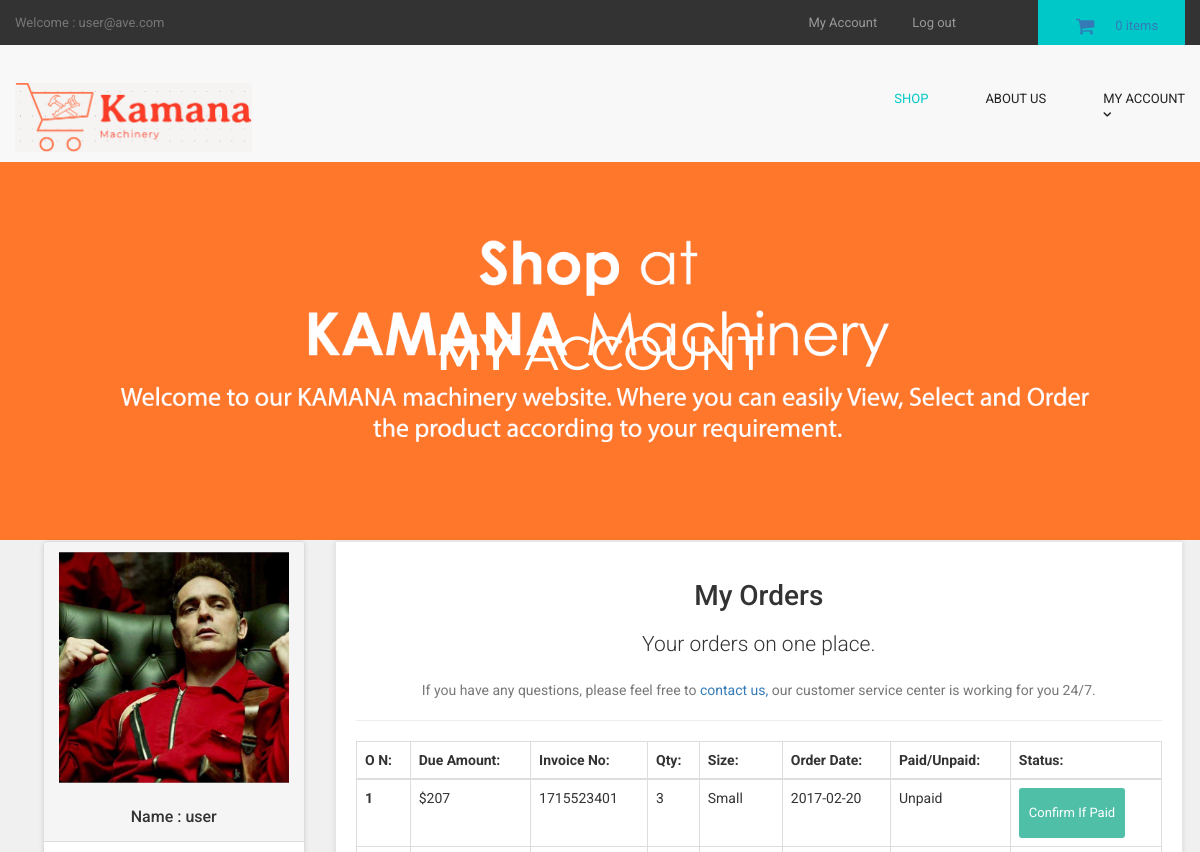
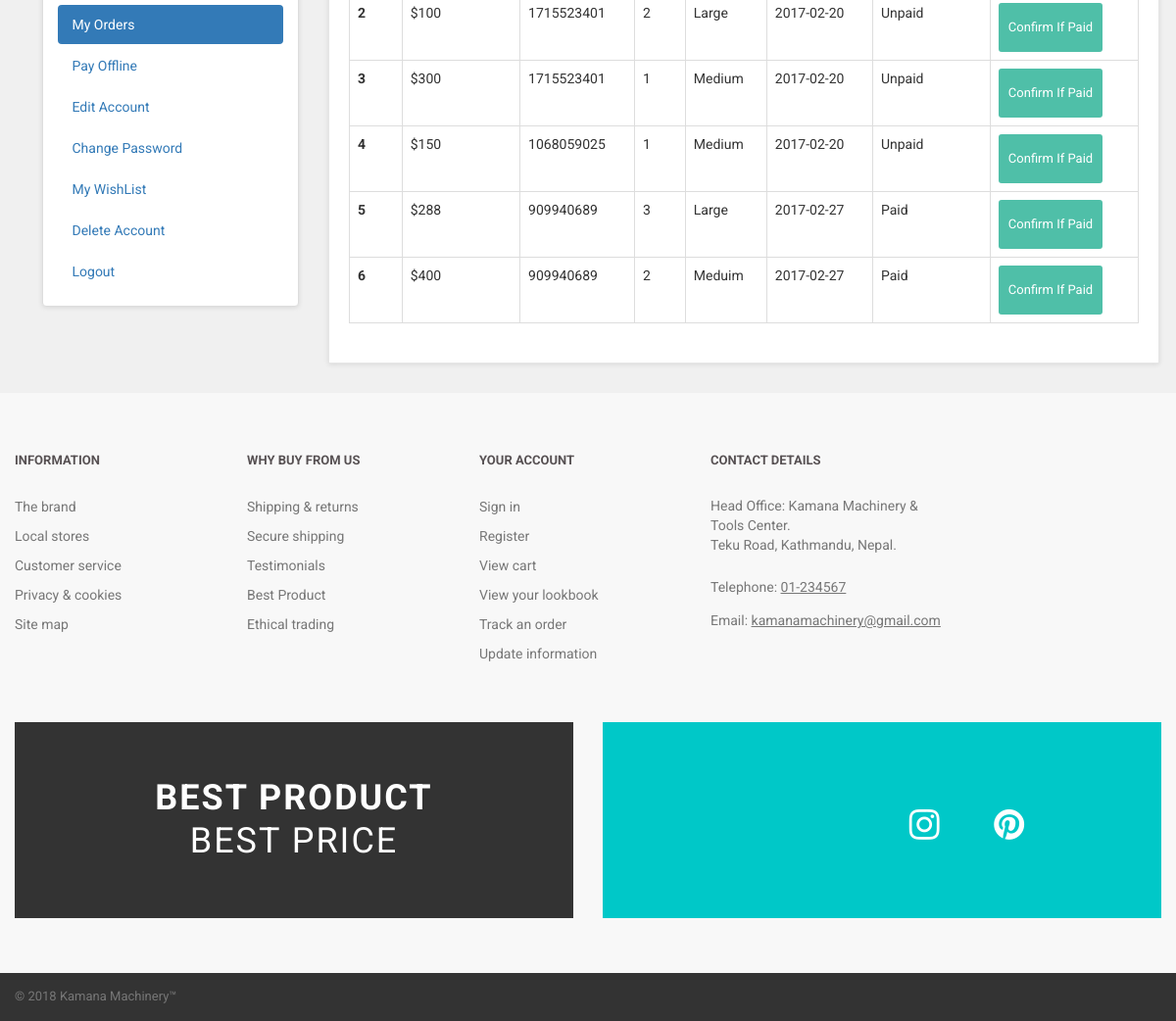
Page /customer/my_account.php?my_orders (signed in) on the committed database (2 pictures, top to bottom).
### tables this page shows
CREATE TABLE `customers` (
  `customer_id` int(10) NOT NULL,
  `customer_name` varchar(255) NOT NULL,
  `customer_email` varchar(255) NOT NULL,
  `customer_pass` varchar(255) NOT NULL,
  `customer_country` text NOT NULL,
  `customer_city` text NOT NULL,
  `customer_contact` varchar(255) NOT NULL,
  `customer_address` text NOT NULL,
  `customer_image` text NOT NULL,
  `customer_ip` varchar(255) NOT NULL,
  `customer_confirm_code` text NOT NULL
);

CREATE TABLE `customer_orders` (
  `order_id` int(10) NOT NULL,
  `customer_id` int(10) NOT NULL,
  `due_amount` int(100) NOT NULL,
  `invoice_no` int(100) NOT NULL,
  `qty` int(10) NOT NULL,
  `size` text NOT NULL,
  `order_date` timestamp NOT NULL DEFAULT CURRENT_TIMESTAMP ON UPDATE CURRENT_TIMESTAMP,
  `order_status` text NOT NULL
);

### customer/my_orders.php (the view)
<center>
<h1>My Orders</h1>
<p class="lead"> Your orders on one place.</p>
<p class="text-muted" >
If you have any questions, please feel free to <a href="../contact.php" > contact us,</a> our customer service center is working for you 24/7.
</p>
</center>
<hr>
<div class="table-responsive" >
<table class="table table-bordered table-hover" >
<thead>
<tr>
<th>O N:</th>
<th>Due Amount:</th>
<th>Invoice No:</th>
<th>Qty:</th>
<th>Size:</th>
<th>Order Date:</th>
<th>Paid/Unpaid:</th>
<th>Status:</th>
</tr>
</thead>
<tbody>
<?php
$customer_session = $_SESSION['customer_email'];
$get_customer = "select * from customers where customer_email='$customer_session'";
$run_customer = mysqli_query($con,$get_customer);
$row_customer = mysqli_fetch_array($run_customer);
$customer_id = $row_customer['customer_id'];
$get_orders = "select * from customer_orders where customer_id='$customer_id'";
$run_orders = mysqli_query($con,$get_orders);
$i = 0;
while($row_orders = mysqli_fetch_array($run_orders)){
$order_id = $row_orders['order_id'];
$due_amount = $row_orders['due_amount'];
$invoice_no = $row_orders['invoice_no'];
$qty = $row_orders['qty'];
$size = $row_orders['size'];
$order_date = substr($row_orders['order_date'],0,11);
$order_status = $row_orders['order_status'];
$i++;
if($order_status=='pending'){
$order_status = "Unpaid";
}
else{
$order_status = "Paid";
}
?>
<tr>
<th><?php echo $i; ?></th>
<td>$<?php echo $due_amount; ?></td>
<td><?php echo $invoice_no; ?></td>
<td><?php echo $qty; ?></td>
<td><?php echo $size; ?></td>
<td><?php echo $order_date; ?></td>
<td><?php echo $order_status; ?></td>
<td>
<a href="confirm.php?order_id=<?php echo $order_id; ?>" target="blank" class="btn btn-primary btn-sm" > Confirm If Paid </a>
</td>
</tr>
<?php } ?>
</tbody>
</table>
</div>

### customer/my_account.php (shortened to what this page needs)
<?php
if(!isset($_SESSION['customer_email'])){
echo "<script>window.open('../checkout.php','_self')</script>";
}else {
include("includes/db.php");
include("../includes/header.php");
include("functions/functions.php");
include("includes/main.php");
?>
  <main>
    <div class="nero"  style=" background-image: url('shopp.png')">
      <div class="nero__heading">
        <span class="nero__bold">My </span>Account
      </div>
    </div>
  </main>
<div id="content" >
<div class="container" >
<div class="col-md-12">
</div>
<div class="col-md-3">
<?php include("includes/sidebar.php"); ?>
</div>
<div class="col-md-9" >
<div class="box" >
<?php
if(isset($_GET['my_orders'])){
include("my_orders.php");
}
?>
</div>
</div>
</div>
</div>
<?php
include("../includes/footer.php");
?>
</body>
</html>
<?php } ?>

### includes/header.php (shortened to what this page needs)
<!DOCTYPE html>
<html lang="en">
<head>
  <link href="styles/bootstrap.min.css" rel="stylesheet">
  <link href="styles/backend.css" rel="stylesheet">
  <link href="styles/style.css" rel="stylesheet">
  <link href="font-awesome/css/font-awesome.min.css" rel="stylesheet">
</head>
</html>

### customer/includes/main.php (shortened to what this page needs)
</head>
<body>
  <header class="page-header">
    <div class="page-header__topline">
      <div class="container clearfix">
        <div class="currency">
          <a class="currency__change" href="my_account.php?my_orders">
          <?php
          if(!isset($_SESSION['customer_email'])){
          echo "Welcome :Guest";
         }
          else
          {
              echo "Welcome : " . $_SESSION['customer_email'] . "";
            }
?>
          </a>
        </div>
        <div class="basket">
          <a href="cart.php" class="btn btn--basket">
            <i class="icon-basket"></i>
            <?php items(); ?> items
          </a>
        </div>
        <ul class="login">
          <li class="login__item">
          <?php
          if(!isset($_SESSION['customer_email'])){
            echo '<a href="../customer_register.php" class="login__link">Register</a>';
          }
            else
            {
                echo '<a href="my_account.php?my_orders" class="login__link">My Account</a>';
            }
?>
          </li>
          <li class="login__item">
          <?php
          if(!isset($_SESSION['customer_email'])){
            echo '<a href="../checkout.php" class="login__link">Sign In</a>';
          }
            else
            {
                echo '<a href="../logout.php" class="login__link">Log out</a>';
            }
?>
          </li>
        </ul>
      </div>
    </div>
    <div class="page-header__bottomline">
      <div class="container clearfix">
        <div class="logo">
          <a class="logo__link" href="../index.php">
            <img class="logo__img" src="images/ORANGE LOGO.png" alt="logotype" width="237" height="19">
          </a>
        </div>
        <nav class="main-nav">
          <ul class="categories">
            <li class="categories__item">
              <a class="categories__link categories__link--active" href="shop.php">
                Shop
              </a>
            </li>
            <li class="categories__item">
              <a class="categories__link" href="../about.php">
                About us
              </a>
            </li>
          <li class="categories__item">
              <a class="categories__link" href="#">
                My Account
                <i class="icon-down-open-1"></i>
              </a>
            </li>
          </ul>
        </nav>
      </div>
    </div>
  </header>

### customer/functions/functions.php (shortened to what this page needs)
<?php
$db = mysqli_connect("localhost","root","","summer_project");
function getRealUserIp(){
    switch(true){
      default : return $_SERVER['REMOTE_ADDR'];
    }
 }
function items(){
global $db;
$ip_add = getRealUserIp();
$get_items = "select * from cart where ip_add='$ip_add'";
$run_items = mysqli_query($db,$get_items);
$count_items = mysqli_num_rows($run_items);
echo $count_items;
}
?>

### customer/includes/sidebar.php
<div class="panel panel-default sidebar-menu">
<div class="panel-heading">
<?php
$customer_session = $_SESSION['customer_email'];
$get_customer = "select * from customers where customer_email='$customer_session'";
$run_customer = mysqli_query($con,$get_customer);
$row_customer = mysqli_fetch_array($run_customer);
$customer_image = $row_customer['customer_image'];
$customer_name = $row_customer['customer_name'];
if(!isset($_SESSION['customer_email'])){
}
else {
echo "
<center>
<img src='customer_images/$customer_image' class='img-responsive'>
</center>
<br>
<h3 align='center' class='panel-title'> Name : $customer_name </h3>
";
}
?>
</div>
<div class="panel-body">
<ul class="nav nav-pills nav-stacked">
<li class="<?php if(isset($_GET['my_orders'])){ echo "active"; } ?>">
<a href="my_account.php?my_orders"> <i class="fa fa-list"> </i> My Orders </a>
</li>
<li class="<?php if(isset($_GET['pay_offline'])){ echo "active"; } ?>">
<a href="my_account.php?pay_offline"> <i class="fa fa-bolt"></i> Pay Offline </a>
</li>
<li class="<?php if(isset($_GET['edit_account'])){ echo "active"; } ?>">
<a href="my_account.php?edit_account"> <i class="fa fa-pencil"></i> Edit Account </a>
</li>
<li class="<?php if(isset($_GET['change_pass'])){ echo "active"; } ?>">
<a href="my_account.php?change_pass"> <i class="fa fa-user"></i> Change Password </a>
</li>
<li class="<?php if(isset($_GET['my_wishlist'])){ echo "active"; } ?>">
<a href="my_account.php?my_wishlist"> <i class="fa fa-heart"></i> My WishList </a>
</li>
<li class="<?php if(isset($_GET['delete_account'])){ echo "active"; } ?>">
<a href="my_account.php?delete_account"> <i class="fa fa-trash-o"></i> Delete Account </a>
</li>
<li>
<a href="logout.php"> <i class="fa fa-sign-out"></i> Logout </a>
</li>
</ul>
</div>
</div>

### includes/footer.php
<footer class="page-footer">
	<div class="footer-nav">
		<div class="container clearfix">
			<div class="footer-nav__col footer-nav__col--info">
				<div class="footer-nav__heading">Information</div>
				<ul class="footer-nav__list">
					<li class="footer-nav__item">
						<a href="#" class="footer-nav__link">The brand</a>
					</li>
					<li class="footer-nav__item">
						<a href="#" class="footer-nav__link">Local stores</a>
					</li>
					<li class="footer-nav__item">
						<a href="#" class="footer-nav__link">Customer service</a>
					</li>
					<li class="footer-nav__item">
						<a href="#" class="footer-nav__link">Privacy &amp; cookies</a>
					</li>
					<li class="footer-nav__item">
						<a href="#" class="footer-nav__link">Site map</a>
					</li>
				</ul>
			</div>
			<div class="footer-nav__col footer-nav__col--whybuy">
				<div class="footer-nav__heading">Why buy from us</div>
				<ul class="footer-nav__list">
					<li class="footer-nav__item">
						<a href="#" class="footer-nav__link">Shipping &amp; returns</a>
					</li>
					<li class="footer-nav__item">
						<a href="#" class="footer-nav__link">Secure shipping</a>
					</li>
					<li class="footer-nav__item">
						<a href="#" class="footer-nav__link">Testimonials</a>
					</li>
					<li class="footer-nav__item">
						<a href="#" class="footer-nav__link">Best Product</a>
					</li>
					<li class="footer-nav__item">
						<a href="#" class="footer-nav__link">Ethical trading</a>
					</li>
				</ul>
			</div>
			<div class="footer-nav__col footer-nav__col--account">
				<div class="footer-nav__heading">Your account</div>
				<ul class="footer-nav__list">
					<li class="footer-nav__item">
						<a href="#" class="footer-nav__link">Sign in</a>
					</li>
					<li class="footer-nav__item">
						<a href="#" class="footer-nav__link">Register</a>
					</li>
					<li class="footer-nav__item">
						<a href="#" class="footer-nav__link">View cart</a>
					</li>
					<li class="footer-nav__item">
						<a href="#" class="footer-nav__link">View your lookbook</a>
					</li>
					<li class="footer-nav__item">
						<a href="#" class="footer-nav__link">Track an order</a>
					</li>
					<li class="footer-nav__item">
						<a href="#" class="footer-nav__link">Update information</a>
					</li>
				</ul>
			</div>
			<div class="footer-nav__col footer-nav__col--contacts">
				<div class="footer-nav__heading">Contact details</div>
				<address class="address">
				Head Office: Kamana Machinery & Tools Center.<br>
				Teku Road, Kathmandu, Nepal.
			</address>
				<div class="phone">
					Telephone:
					<a class="phone__number" href="tel:0123456789">01-234567</a>
				</div>
				<div class="email">
					Email:
					<a href="mailto:kamanamachinery@gmail.com" class="email__addr">kamanamachinery@gmail.com</a>
				</div>
			</div>
		</div>
	</div>
	<div class="banners">
		<div class="container clearfix">
			<div class="banner-award">
				<span>Best Product</span><br> Best Price
			</div>
			<div class="banner-social">
				<a href="#" class="banner-social__link">
				<i class="icon-facebook"></i>
			</a>
				<a href="#" class="banner-social__link">
				<i class="icon-twitter"></i>
			</a>
				<a href="#" class="banner-social__link">
				<i class="icon-instagram"></i>
			</a>
				<a href="#" class="banner-social__link">
				<i class="icon-pinterest-circled"></i>
			</a>
			</div>
		</div>
	</div>
	<div class="page-footer__subline">
		<div class="container clearfix">
			<div class="copyright">
				&copy; 2018 Kamana Machinery&trade;
			</div>
		</div>
	</div>
</footer>

### styles/style.css (style rules this page uses)
body { font-family: "Roboto", Helvetica, Arial, sans-serif; font-size: 14px; line-height: 1.42857143; color: #333333; background-color: #f0f0f0; overflow-x: hidden; }
.btn-primary { color:rgb(255, 255, 255); background-color:rgb(79, 191, 168); border-color:rgb(65, 179, 156); }
.box { background: #fff; margin: 0 0 30px; border: solid 1px #e6e6e6; box-sizing: border-box; padding:20px; box-shadow: 0 1px 5px rgba(0, 0, 0, 0.1); }
#content { padding-left:25px; }
#content .panel.sidebar-menu { box-sizing: border-box; box-shadow: 0 1px 5px rgba(0, 0, 0, 0.1); }
#content .panel.sidebar-menu h3 { padding: 5px 0; margin: 0; }

### rows in the picture
customers: customer_image (placeholder picture), customer_name "user"
customer_orders: due_amount "207", invoice_no "1715523401", qty "3", size "Small", order_date "2017-02-20", order_status "Unpaid"
customer_orders: due_amount "100", invoice_no "1715523401", qty "2", size "Large", order_date "2017-02-20", order_status "Unpaid"
customer_orders: due_amount "300", invoice_no "1715523401", qty "1", size "Medium", order_date "2017-02-20", order_status "Unpaid"
customer_orders: due_amount "150", invoice_no "1068059025", qty "1", size "Medium", order_date "2017-02-20", order_status "Unpaid"
customer_orders: due_amount "288", invoice_no "909940689", qty "3", size "Large", order_date "2017-02-27", order_status "Paid"
customer_orders: due_amount "400", invoice_no "909940689", qty "2", size "Meduim", order_date "2017-02-27", order_status "Paid"

### other values in the picture
$_SESSION['customer_email'] "user@ave.com"
$count_items "0"
